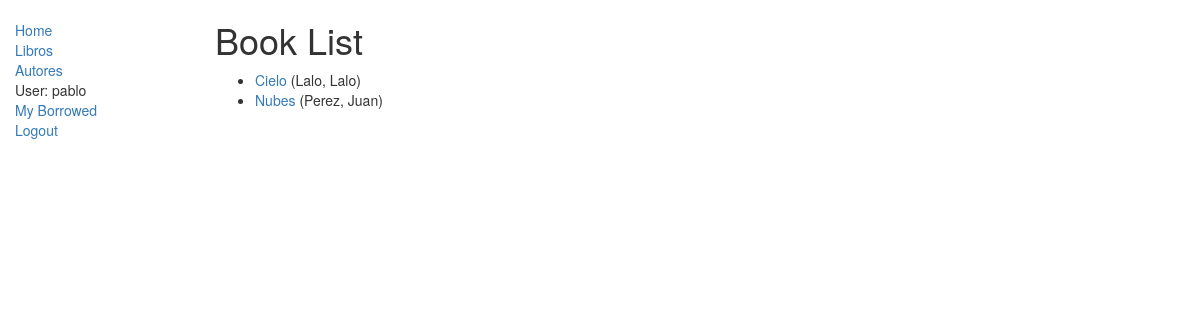
Page /catalog/books/ (signed in) on the committed database.
### catalog/models.py (models this page shows, shortened)
class Book(models.Model):
    title = models.CharField(max_length=200)
    author = models.ForeignKey('Author', on_delete=models.SET_NULL, null=True)
    summary = models.TextField(max_length=1000, help_text="Ingrese una breve descripción del libro")
    isbn = models.CharField('ISBN',max_length=13, help_text='13 Caracteres <a href="https://www.isbn-international.org/content/what-isbn">ISBN number</a>')
    genre = models.ManyToManyField(Genre, help_text="Seleccione un genero para este libro")
    class Meta:
        ordering = ['title', 'author']
    def get_absolute_url(self):
        return reverse('book-detail', args=[str(self.id)])
    def display_genre(self):
        """
        Creates a string for the Genre. This is required to display genre in Admin.
        """
        return ', '.join([ genre.name for genre in self.genre.all()[:3] ])
    display_genre.short_description = 'Genre'

class Author(models.Model):
    first_name = models.CharField(max_length=100)
    last_name = models.CharField(max_length=100)
    date_of_birth = models.DateField(null=True, blank=True)
    date_of_death = models.DateField('died', null=True, blank=True)
    class Meta:
        ordering = ['last_name', 'first_name']
    def __str__(self):
        return '%s, %s' % (self.last_name, self.first_name)

### catalog/views.py (the view)
class BookListView(generic.ListView):
    model = Book

### catalog/templates/catalog/book_list.html
{% extends "base_generic.html" %}
{% block content %}
    <h1>Book List</h1>
    {% if book_list %}
    <ul>
      {% for book in book_list %}
      <li>
        <a href="{{ book.get_absolute_url }}">{{ book.title }}</a> ({{book.author}})
      </li>
      {% endfor %}
    </ul>
    {% else %}
      <p>There are no books in the library.</p>
    {% endif %}
{% endblock %}

### catalog/templates/base_generic.html (shortened to what this page needs)
<!DOCTYPE html>
<html lang="en">
<head>
  <link rel="stylesheet" href="https://maxcdn.bootstrapcdn.com/bootstrap/3.3.7/css/bootstrap.min.css">
  {% load static %}
  <link rel="stylesheet" href="{% static 'css/styles.css' %}">
</head>
<body>
  <div class="container-fluid">
    <div class="row">
      <div class="col-sm-2">
      {% block sidebar %}
      <ul class="sidebar-nav">
          <li><a href="{% url 'index' %}">Home</a></li>
          <li><a href="{% url 'books' %}">Libros</a></li>
          <li><a href="{% url 'authors' %}">Autores</a></li>
          {% if user.is_authenticated %}
            <li li>User: {{ user.get_username }}</li>
            <li><a href="{% url 'all-borrowed' %}">My Borrowed</a></li>
            <li><a href="{% url 'logout'%}?next={{request.path}}">Logout</a></li>
          {% else %}
            <li><a href="{% url 'login'%}?next={{request.path}}">Login</a></li>
          {% endif %}
      </ul>
     {% endblock %}
      </div>
      <div class="col-sm-10 ">
          {% block content %}{% endblock %}
      </div>
    </div>
  </div>
</body>
</html>

### catalog/static/css/styles.css (style rules this page uses)
.sidebar-nav { margin-top: 20px; padding: 0; list-style: none; }

### rows in the picture
Book: title "Cielo", author "Lalo, Lalo"
Book: title "Nubes", author "Perez, Juan"

### other values in the picture
{{ user.get_username }} "pablo"
